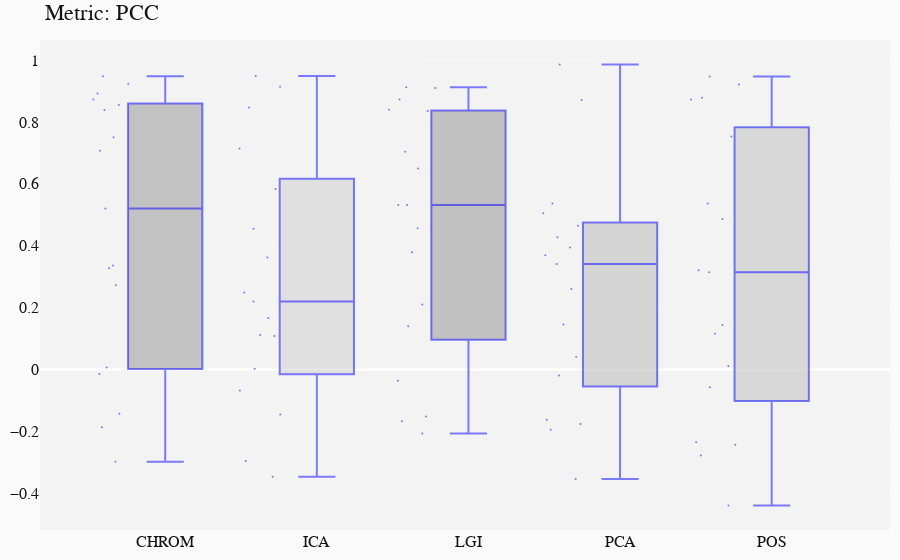

The notebook cell this image was saved under:
### Code cell
## -- Median
path_results = "../results/h5/" # general path for cfg# general path for data
ANALYSIS(dataset, 'median', metrics=['PCC'])
STATS(dataset, approach='median')

### Figure 1 — Plotly figure (JSON) as saved in the notebook; plotly's stock layout.template omitted (floating-point values rounded to 4 significant figures)
{"data": [{"boxpoints": "all", "fillcolor": "rgba(145,145,145,0.5)", "jitter": 0.7, "line": {"color": "rgba(0,0,255,0.5)", "width": 2}, "marker": {"size": 2}, "name": "CHROM", "type": "box", "y": [0.8386, 0.3361, -0.2984, -0.187, 0.00673, 0.2725, 0.7073, 0.8921, 0.7503, 0.3273, 0.5207, -0.01478, 0.9233, 0.873, -0.1429, 0.855, 0.9477]}, {"boxpoints": "all", "fillcolor": "rgba(206,206,206,0.5)", "jitter": 0.7, "line": {"color": "rgba(0,0,255,0.5)", "width": 2}, "marker": {"size": 2}, "name": "ICA", "type": "box", "y": [-0.06793, 0.3618, 0.00252, -0.2956, 0.1079, -0.1453, 0.2199, 0.1666, 0.1112, 0.4546, 0.2491, 0.7143, 0.9138, 0.847, -0.3467, 0.5835, 0.9483]}, {"boxpoints": "all", "fillcolor": "rgba(143,143,143,0.5)", "jitter": 0.7, "line": {"color": "rgba(0,0,255,0.5)", "width": 2}, "marker": {"size": 2}, "name": "LGI", "type": "box", "y": [0.532, 0.4564, -0.1669, -0.207, -0.03661, 0.2101, 0.7036, 0.1401, 0.5318, 0.3793, 0.6494, 0.8727, 0.9099, 0.8356, -0.1523, 0.8399, 0.9125]}, {"boxpoints": "all", "fillcolor": "rgba(181,181,181,0.5)", "jitter": 0.7, "line": {"color": "rgba(0,0,255,0.5)", "width": 2}, "marker": {"size": 2}, "name": "PCA", "type": "box", "y": [0.9857, 0.369, -0.1759, -0.3535, 0.04083, -0.01919, 0.2598, 0.3943, 0.4647, 0.3412, 0.5052, -0.1947, 0.1455, 0.4274, -0.1625, 0.8712, 0.5368]}, {"boxpoints": "all", "fillcolor": "rgba(187,187,187,0.5)", "jitter": 0.7, "line": {"color": "rgba(0,0,255,0.5)", "width": 2}, "marker": {"size": 2}, "name": "POS", "type": "box", "y": [0.4866, 0.3207, -0.4396, -0.2776, 0.1435, -0.05702, 0.1157, -0.2349, 0.7527, 0.3142, 0.5361, 0.01139, 0.9215, 0.8781, -0.243, 0.8724, 0.9473]}], "layout": {"font": {"color": "rgb(20,20,20)", "family": "monospace", "size": 16}, "margin": {"b": 20, "l": 20, "r": 10, "t": 40}, "paper_bgcolor": "rgb(250, 250, 250)", "plot_bgcolor": "rgb(243, 243, 243)", "showlegend": false, "title": {"text": "Metric: PCC"}, "xaxis": {"type": "category"}, "yaxis": {"autorange": true, "gridcolor": "rgb(255,255,255)", "gridwidth": 0.1, "showgrid": true, "title": {"font": {"size": 30}}, "type": "linear", "zeroline": true, "zerolinewidth": 2}}}
